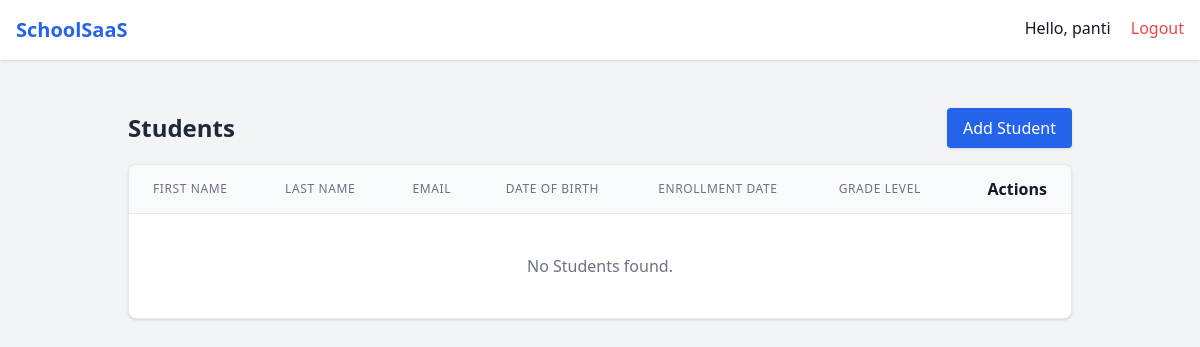
The page /academics/students/ (signed in) on the database as committed earlier.
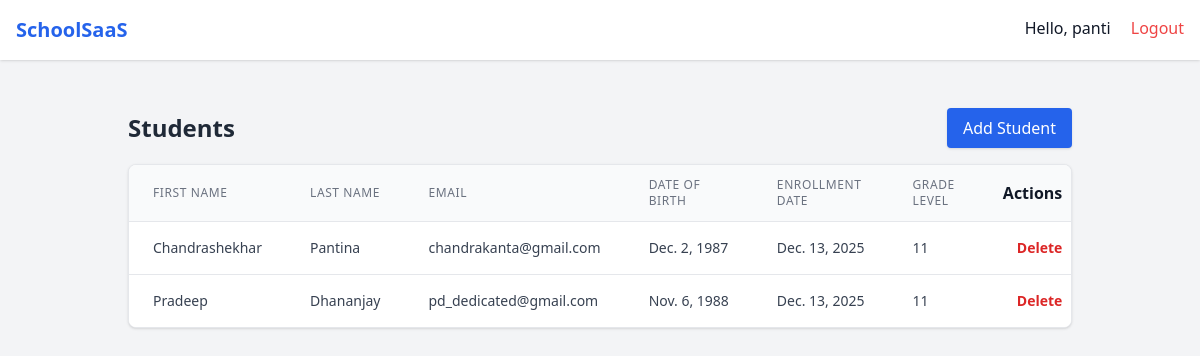
The same page on the database as committed later.
### academics/models.py (models this page shows, shortened)
class Student(models.Model):
    first_name = models.CharField(max_length=100)
    last_name = models.CharField(max_length=100)
    email = models.EmailField(unique=True)
    date_of_birth = models.DateField()
    enrollment_date = models.DateField(default=datetime.date.today)
    grade_level = models.IntegerField(default=1, help_text="e.g. 1-12")
    class Meta:
        verbose_name = "Student"
        verbose_name_plural = "Students"
        ordering = ['-enrollment_date', '-id']

### academics/views.py (the view)
# urls.py: path('students/', views.StudentListView.as_view(), name='student-list'),
class StudentListView(SmartListView):
    model = Student

### core/templatetags/core_tags.py (called while the page is built)
@register.filter
def get_app_label(obj):
    return obj._meta.app_label

@register.filter
def get_model_name(obj):
    return obj._meta.model_name

@register.filter
def get_attribute(obj, attr_name):
    try:
        if hasattr(obj, attr_name):
            value = getattr(obj, attr_name)
            display_method = f"get_{attr_name}_display"
            if hasattr(obj, display_method):
                return getattr(obj, display_method)()
            if callable(value):
                return value()
            return value
    except Exception:
        return ""
    return ""

### core/templates/core/generic_list.html (shortened to what this page needs)
{% extends "base.html" %}
{% load core_tags %}
{% block content %}
<div class="p-6">
    <div class="flex justify-between items-center mb-4">
        <h1 class="text-2xl font-bold text-gray-800">{{ model_name_plural|title }}</h1>
        <a href="{{ create_url }}"
           class="bg-blue-600 hover:bg-blue-700 text-white px-4 py-2 rounded shadow transition">
            Add {{ model_name|title }}
        </a>
    </div>
    <div class="bg-white shadow rounded-lg overflow-hidden border border-gray-200">
        <table class="min-w-full divide-y divide-gray-200">
            <thead class="bg-gray-50">
                <tr>
                    {% for header in verbose_names %}
                    <th class="px-6 py-3 text-left text-xs font-medium text-gray-500 uppercase tracking-wider">
                        {{ header }}
                    </th>
                    {% endfor %}
                    <th class="px-6 py-3 text-right">Actions</th>
                </tr>
            </thead>
            <tbody class="bg-white divide-y divide-gray-200">
                {% for object in object_list %}
                <tr class="hover:bg-gray-50 transition">
                    {% for col in columns %}
                        <td class="px-6 py-4 whitespace-nowrap text-sm text-gray-700">
                            {{ object|get_attribute:col }}
                        </td>
                    {% endfor %}
                    <td class="px-6 py-4 whitespace-nowrap text-right text-sm font-medium">
                        <button hx-delete="{% url 'core:universal-delete' object|get_app_label object|get_model_name object.id %}"
                            hx-confirm="Are you sure you want to delete this record?"
                            hx-target="closest tr"
                            hx-swap="outerHTML"
                            class="text-red-600 hover:text-red-900 cursor-pointer font-bold">
                            Delete
                        </button>
                    </td>
                </tr>
                {% empty %}
                <tr>
                    <td colspan="100" class="px-6 py-10 text-center text-gray-500">
                        No {{ model_name_plural }} found.
                    </td>
                </tr>
                {% endfor %}
            </tbody>
        </table>
    </div>
</div>
{% endblock %}

Rows that differ between the two databases and show on the page:
added Student: columns "Chandrashekhar" "Pantina" "chandrakanta@gmail.com" "Dec. 2, 1987" "Dec. 13, 2025" "11"
added Student: columns "Pradeep" "Dhananjay" "pd_dedicated@gmail.com" "Nov. 6, 1988" "Dec. 13, 2025" "11"
Other text that changed with them:
{{ model_name_plural }}: "Students" → (not shown)
text no longer shown: "No found."
